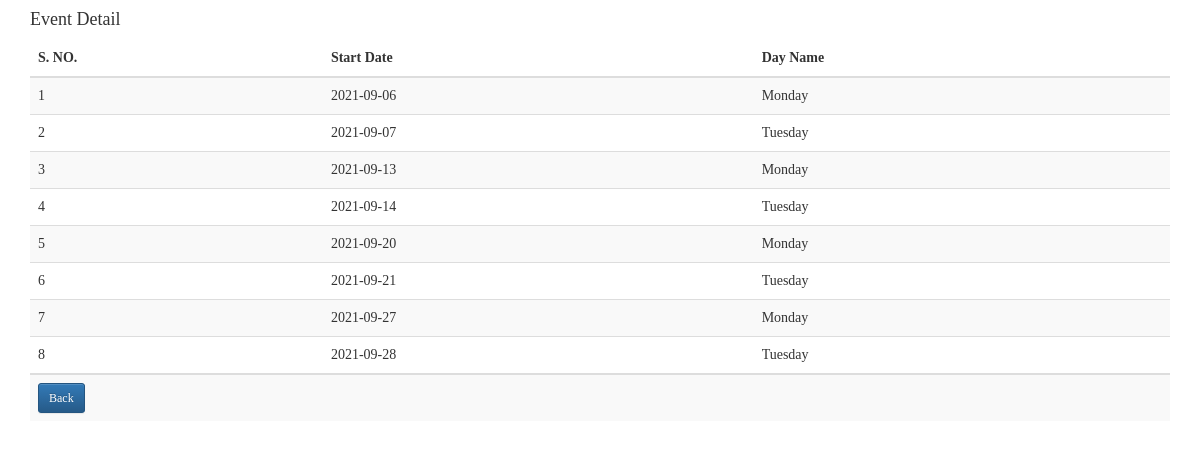
The app's page /practical-test/event-view/3 with its own data.
### tables this page shows
CREATE TABLE `st_event_recurrence` (
  `event_recurr_id` int(11) NOT NULL,
  `event_id` int(11) NOT NULL,
  `start_date` date NOT NULL,
  `event_day` varchar(20) DEFAULT NULL
);

### practical-test/application/controllers/Welcome.php (called while the page is built, shortened)
<?php
class Welcome extends CI_Controller {
     public function __construct(){
         $this->load->library('session');
         $this->load->model('Query');
     }
	public function event_view($id)
	{
	     $this->Query->event_view($id);
		$data['event_list_data']=$this->Query->event_view($id);
		$this->load->view('event_view',$data);
	}
}

### practical-test/index.php (called while the page is built, shortened)
<?php
require_once BASEPATH.'core/CodeIgniter.php';

### practical-test/application/models/Query.php (called while the page is built, shortened)
<?php
   class Query extends CI_Model{
  public function event_view($id){
  	$qry = $this->db->select('*')->where('event_id',$id)->from('st_event_recurrence')->get();
  	return $qry->result();
  }
   }
 ?>

### practical-test/application/views/event_view.php (the view, shortened to what this page needs)
<!DOCTYPE html>
<html>
<head>
<link rel="stylesheet" href="https://maxcdn.bootstrapcdn.com/bootstrap/3.3.7/css/bootstrap.min.css">
<link rel="stylesheet" href="https://maxcdn.bootstrapcdn.com/bootstrap/3.3.7/css/bootstrap-theme.min.css">
</head>
    <body>
    <section class="container">
<div class="row">
		<div class="col-md-12">
	     		 <h4> Event Detail</h4>
	     	</div>
		<div class="col-md-12 table-responsive">
		<table class="table table-striped">
		<thead>
			<tr>
				<th>S. NO.</th>
				<th>Start Date</th>
				<th>Day Name</th>
			</tr>
			</thead>
				<?php $i=1; foreach ($event_list_data as $value) {?>
			<tr>
			<td><?= $i?></td>
			<td><?= $value->start_date?></td>
			<td><?= $value->event_day?></td>
			</tr>
				<?php $i++;} ?>
				<tr>
					<td colspan="3"><a href="<?= base_url()?>" class="btn btn-sm btn-primary">Back</a></td>
				</tr>
		</table>
		</div>
</div>
</section>
</body>
</html>

### practical-test/application/views/event_view.php (style rules this page uses)
body { font-family: Verdana; }

### records on screen
st_event_recurrence: start_date "2021-09-06", event_day "Monday"
st_event_recurrence: start_date "2021-09-07", event_day "Tuesday"
st_event_recurrence: start_date "2021-09-13", event_day "Monday"
st_event_recurrence: start_date "2021-09-14", event_day "Tuesday"
st_event_recurrence: start_date "2021-09-20", event_day "Monday"
st_event_recurrence: start_date "2021-09-21", event_day "Tuesday"
st_event_recurrence: start_date "2021-09-27", event_day "Monday"
st_event_recurrence: start_date "2021-09-28", event_day "Tuesday"
